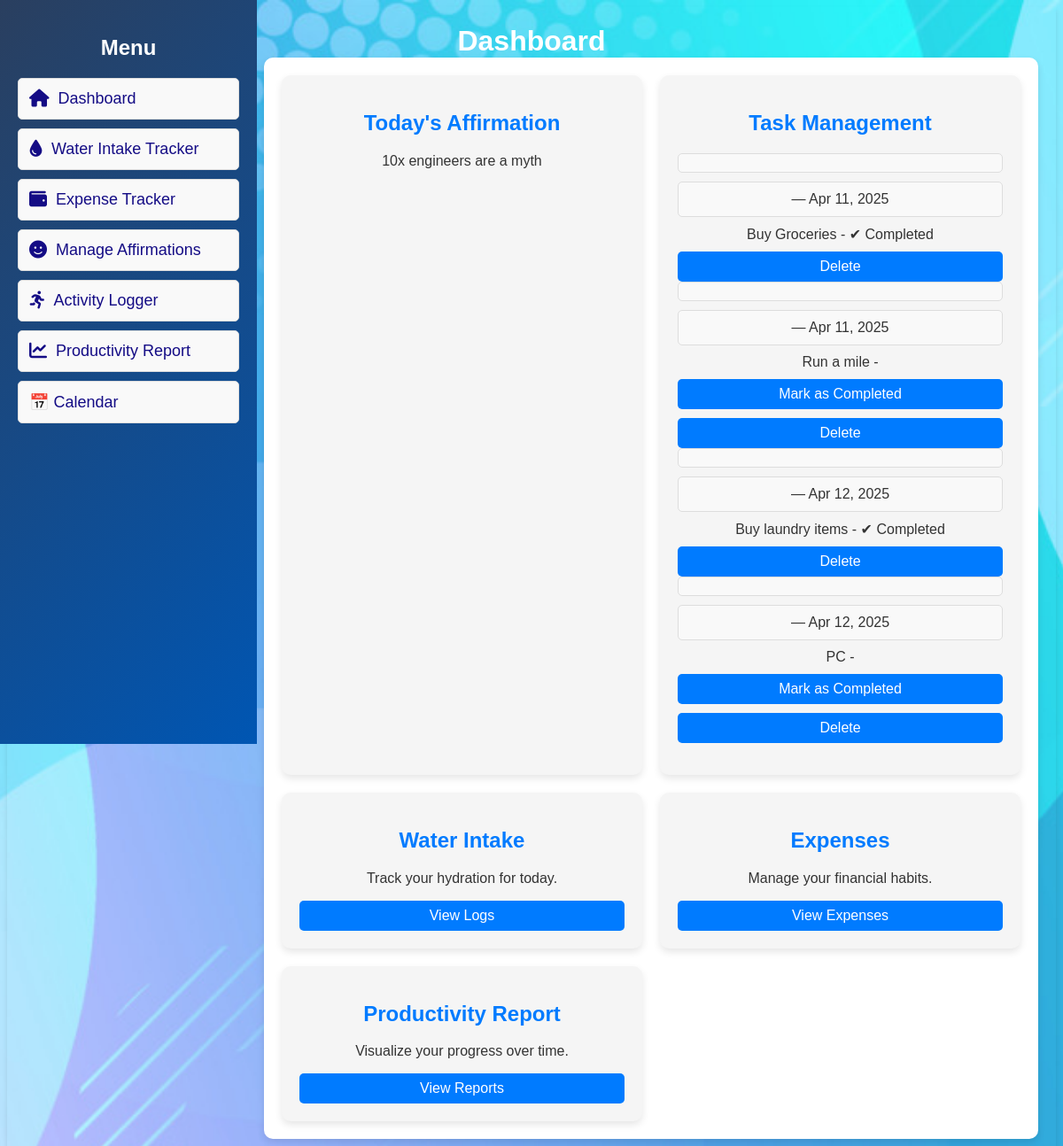
The page / on the database its author committed.
### app.py (models this page shows)
class Affirmation(db.Model):
    id = db.Column(db.Integer, primary_key=True)
    message = db.Column(db.String(200), nullable=False)

class Task(db.Model):
    id = db.Column(db.Integer, primary_key=True)
    description = db.Column(db.String(200), nullable=False)
    completed = db.Column(db.Boolean, default=False)
    date = db.Column(db.Date, nullable=False)

### app.py (the view)
@app.route('/')
def home():
    tasks = Task.query.all()
    affirmations = Affirmation.query.all()
    daily_affirmation = random.choice(affirmations).message if affirmations else "Stay positive!"
    return render_template('dashboard.html', tasks=tasks, affirmation=daily_affirmation)

### templates/dashboard.html (shortened to what this page needs)
<!DOCTYPE html>
<html lang="en">
<head>
    <link rel="stylesheet" href="/static/style.css">
    <link rel="stylesheet" href="https://cdnjs.cloudflare.com/ajax/libs/font-awesome/6.0.0/css/all.min.css">
</head>
<body>
    {% include 'navbar.html' %}
    <header>
        <h1>Dashboard</h1>
        <main class="dashboard">
            <div class="card">
                <h2>Today's Affirmation</h2>
                <p>{{ affirmation }}</p>
            </div>
            <div class="card">
                <h2>Task Management</h2>
                <ul>
                    {% for task in tasks %}
                    <li>
                        <li>{{ task.title }} — {{ task.date.strftime('%b %d, %Y') }}</li>
                        {{ task.description }} - {% if task.completed %}✔ Completed{% else %}
                        <a href="/complete_task/{{ task.id }}">Mark as Completed</a>
                        {% endif %}
                        <a href="/delete_task/{{ task.id }}">Delete</a>
                    </li>
                    {% endfor %}
                </ul>
            </div>
            <div class="card">
                <h2>Water Intake</h2>
                <p>Track your hydration for today.</p>
                <a href="/water_intake">View Logs</a>
            </div>
            <div class="card">
                <h2>Expenses</h2>
                <p>Manage your financial habits.</p>
                <a href="/expenses">View Expenses</a>
            </div>
            <div class="card">
                <h2>Productivity Report</h2>
                <p>Visualize your progress over time.</p>
                <a href="/productivity_report">View Reports</a>
            </div>
        </main>
</body>
</html>

### static/style.css (style rules this page uses)
body { font-family: 'Poppins', sans-serif; background: url('/static/images/dashboard-bg3.jpg') no-repeat center center fixed; background-size: cover; }
header { color: white; padding: 20px; text-align: center; box-shadow: 0 4px 6px rgba(0, 0, 0, 0.1); }
header h1 { margin: 0; font-size: 2rem; }
main { padding: 20px; max-width: 900px; margin: auto; background: white; border-radius: 10px; box-shadow: 0 4px 8px rgba(0, 0, 0, 0.1); }
ul { list-style: none; padding: 0; }
ul li { background: #f9f9f9; padding: 10px; border: 1px solid #ddd; border-radius: 5px; margin-bottom: 10px; transition: background-color 0.3s; }
.dashboard { display: grid; grid-template-columns: repeat(auto-fit, minmax(280px, 1fr)); gap: 20px; padding: 20px; }
.card { background: whitesmoke; color: #333; padding: 20px; border-radius: 10px; box-shadow: 0px 4px 8px rgba(0, 0, 0, 0.1); transition: transform 0.3s ease-in-out; text-align: center; }
.card h2 { color: #007BFF; }
.card a { display: block; margin-top: 10px; padding: 8px; background: #007BFF; color: white; text-decoration: none; border-radius: 5px; transition: background 0.3s; }
main { margin-left: 270px; padding: 20px; }

### rows shown on the page
Affirmation: message "10x engineers are a myth"
Task: date "Apr 11, 2025", description "Buy Groceries", completed "✔ Completed"
Task: date "Apr 11, 2025", description "Run a mile"
Task: date "Apr 12, 2025", description "Buy laundry items", completed "✔ Completed"
Task: date "Apr 12, 2025", description "PC"
